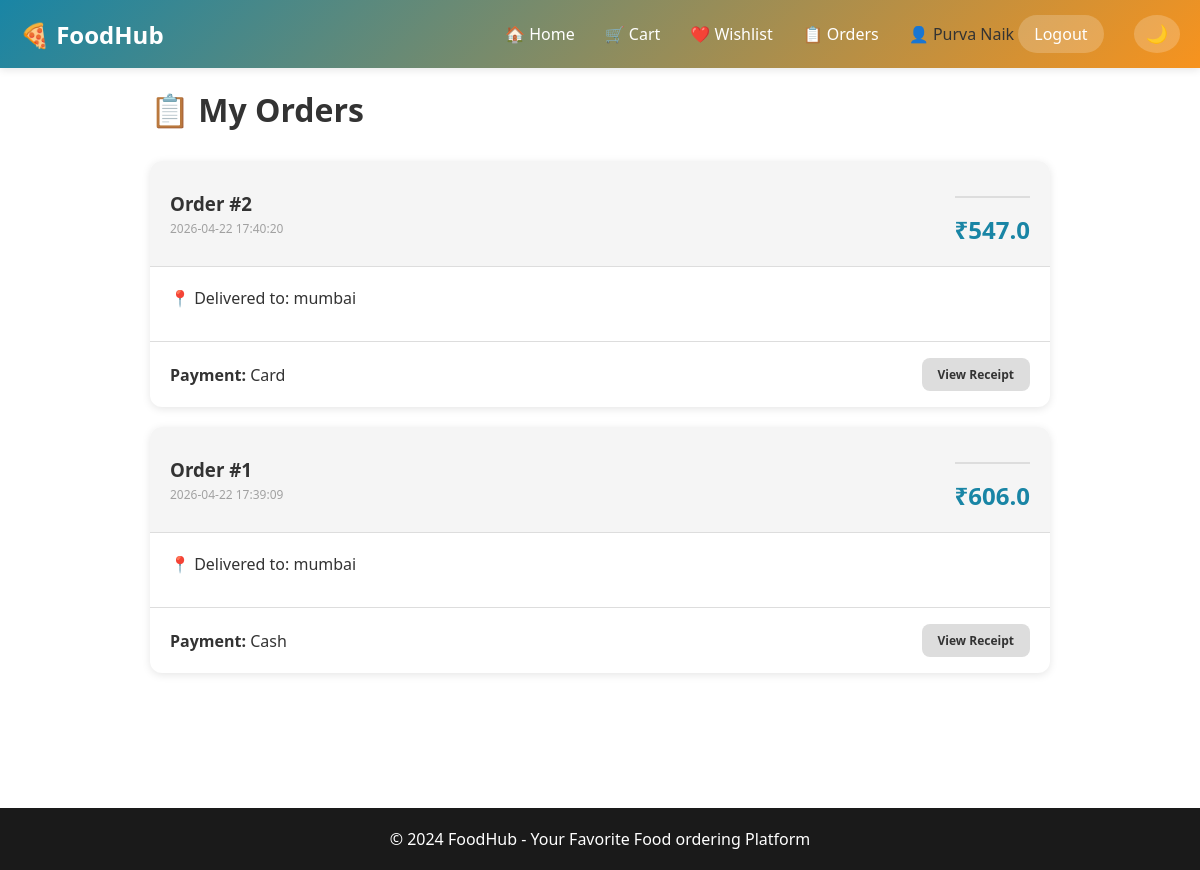
Page /orders (signed in) on the committed database.
### tables this page shows
CREATE TABLE users (
        id INTEGER PRIMARY KEY AUTOINCREMENT,
        username TEXT UNIQUE NOT NULL,
        email TEXT UNIQUE NOT NULL,
        password TEXT NOT NULL,
        created_at TIMESTAMP DEFAULT CURRENT_TIMESTAMP
    );

CREATE TABLE orders (
        id INTEGER PRIMARY KEY AUTOINCREMENT,
        user_id INTEGER NOT NULL,
        items TEXT NOT NULL,
        total_price REAL NOT NULL,
        customer_name TEXT NOT NULL,
        city TEXT NOT NULL,
        mobile_number TEXT NOT NULL,
        payment_mode TEXT NOT NULL,
        order_date TIMESTAMP DEFAULT CURRENT_TIMESTAMP,
        FOREIGN KEY (user_id) REFERENCES users (id)
    );

### app.py (the view)
@app.route('/orders')
def orders():
    if not check_login():
        return redirect(url_for('login'))
    user_orders = get_orders(session['user_id'])
    user = get_user(session['user_id'])
    return render_template('orders.html', orders=user_orders, user=user)

### app.py (called while the page is built)
def check_login():
    return 'user_id' in session

### database.py (called while the page is built)
def get_db():
    conn = sqlite3.connect(DATABASE)
    conn.row_factory = sqlite3.Row
    return conn

def get_user(user_id):
    try:
        conn = get_db()
        c = conn.cursor()
        c.execute('SELECT id, username, email FROM users WHERE id = ?', (user_id,))
        user = c.fetchone()
        conn.close()
        return user
    except Exception:
        return None

def get_orders(user_id):
    try:
        conn = get_db()
        c = conn.cursor()
        c.execute('SELECT * FROM orders WHERE user_id = ? ORDER BY order_date DESC', (user_id,))
        orders = c.fetchall()
        conn.close()
        return orders
    except Exception:
        return []

### templates/orders.html (shortened to what this page needs)
{% extends "base.html" %}
{% block content %}
<div class="orders-container">
    <h1>📋 My Orders</h1>
    {% if orders %}
    <div class="orders-list">
        {% for order in orders %}
        <div class="order-card">
            <div class="order-header">
                <div>
                    <h3>Order #{{ order.id }}</h3>
                    <p class="order-date">{{ order.order_date }}</p>
                </div>
                <span class="order-total">₹{{ order.total_price }}</span>
            </div>
            <div class="order-items">
                <p class="delivery-to">📍 Delivered to: {{ order.city }}</p>
            </div>
            <div class="order-footer">
                <p><strong>Payment:</strong> {{ order.payment_mode }}</p>
                <a href="{{ url_for('receipt', order_id=order.id) }}" class="btn btn-secondary btn-small">
                    View Receipt
                </a>
            </div>
        </div>
        {% endfor %}
    </div>
    {% else %}
    <div class="empty-state">
        <p>📋 No orders yet</p>
        <a href="{{ url_for('index') }}" class="btn btn-primary">Start ordering</a>
    </div>
    {% endif %}
</div>
{% endblock %}

### templates/base.html (shortened to what this page needs)
<!DOCTYPE html>
<html lang="en">
<head>
    <link rel="stylesheet" href="{{ url_for('static', filename='css/style.css') }}">
</head>
<body>
    {% if user %}
    <nav class="navbar">
        <div class="navbar-container">
            <div class="navbar-brand">
                <a href="{{ url_for('index') }}" class="brand-name">🍕 FoodHub</a>
            </div>
            <ul class="nav-menu">
                <li><a href="{{ url_for('index') }}" class="nav-link">🏠 Home</a></li>
                <li><a href="{{ url_for('cart') }}" class="nav-link">🛒 Cart</a></li>
                <li><a href="{{ url_for('wishlist') }}" class="nav-link">❤️ Wishlist</a></li>
                <li><a href="{{ url_for('orders') }}" class="nav-link">📋 Orders</a></li>
                <li class="nav-user">
                    <span class="user-name">👤 {{ user.username }}</span>
                    <a href="{{ url_for('logout') }}" class="nav-link logout-btn">Logout</a>
                </li>
                <li>
                    <button class="theme-toggle" onclick="toggleDarkMode()">🌙</button>
                </li>
            </ul>
        </div>
    </nav>
    {% endif %}
    <div class="container">
        {% block content %}{% endblock %}
    </div>
    <footer class="footer">
        <p>&copy; 2024 FoodHub - Your Favorite Food ordering Platform</p>
    </footer>
</body>
</html>

### static/css/style.css (style rules this page uses)
* { margin: 0; padding: 0; box-sizing: border-box; }
:root { --primary-color: #1985a5; --secondary-color: #f7931e; --success-color: #4caf50; --danger-color: #f44336; --dark-color: #1a1a1a; --light-color: #f5f5f5; --text-color: #333; --border-color: #ddd; --shadow: 0 2px 8px rgba(0, 0, 0, 0.1); }
body { font-family: 'Segoe UI', Tahoma, Geneva, Verdana, sans-serif; background-color: #fff; color: var(--text-color); transition: background-color 0.3s, color 0.3s; }
.navbar { background: linear-gradient(135deg, var(--primary-color), var(--secondary-color)); padding: 15px 0; box-shadow: var(--shadow); position: sticky; top: 0; z-index: 100; }
.navbar-container { max-width: 1200px; margin: 0 auto; padding: 0 20px; display: flex; justify-content: space-between; align-items: center; }
.brand-name { font-size: 24px; font-weight: bold; color: white; text-decoration: none; display: flex; align-items: center; }
.nav-menu { display: flex; list-style: none; gap: 30px; align-items: center; }
.nav-link { color: white; text-decoration: none; font-weight: 500; transition: opacity 0.3s; }
.logout-btn { background-color: rgba(255, 255, 255, 0.2); padding: 8px 16px; border-radius: 20px; transition: background-color 0.3s; }
.theme-toggle { background: rgba(255, 255, 255, 0.2); border: none; color: white; cursor: pointer; padding: 8px 12px; border-radius: 50%; font-size: 18px; transition: background-color 0.3s; }
.container { max-width: 1200px; margin: 0 auto; padding: 20px; min-height: calc(100vh - 100px); }
.btn { padding: 12px 24px; border: none; border-radius: 8px; font-size: 14px; font-weight: 600; cursor: pointer; transition: all 0.3s; text-decoration: none; display: inline-block; }
.btn-secondary { background-color: var(--border-color); color: var(--text-color); }
.btn-small { padding: 8px 16px; font-size: 12px; }
.order-total { font-weight: bold; font-size: 18px; color: var(--primary-color); margin-top: 15px; padding-top: 15px; border-top: 2px solid var(--border-color); }
.order-date { font-size: 12px; opacity: 0.9; }
.orders-container { max-width: 900px; margin: 0 auto; }
.orders-container h1 { margin-bottom: 30px; color: var(--text-color); }
.orders-list { display: flex; flex-direction: column; gap: 20px; }
.order-card { background: white; border-radius: 12px; overflow: hidden; box-shadow: var(--shadow); }
.order-header { display: flex; justify-content: space-between; align-items: center; padding: 20px; background-color: var(--light-color); border-bottom: 1px solid var(--border-color); }
.order-header h3 { margin: 0; color: var(--text-color); }
.order-date { font-size: 12px; color: #999; margin-top: 4px; }
.order-total { font-size: 24px; font-weight: bold; color: var(--primary-color); }
.order-items { padding: 20px; border-bottom: 1px solid var(--border-color); }
.delivery-to { margin-bottom: 12px; color: var(--text-color); }
.order-footer { padding: 16px 20px; display: flex; justify-content: space-between; align-items: center; }
.order-footer p { color: var(--text-color); margin: 0; }
.footer { background-color: var(--dark-color); color: white; text-align: center; padding: 20px; margin-top: 40px; }

### rows in the picture
users: username "Purva Naik"
orders: id "2", order_date "2026-04-22 17:40:20", total_price "547.0", city "mumbai", payment_mode "Card"
orders: id "1", order_date "2026-04-22 17:39:09", total_price "606.0", city "mumbai", payment_mode "Cash"
